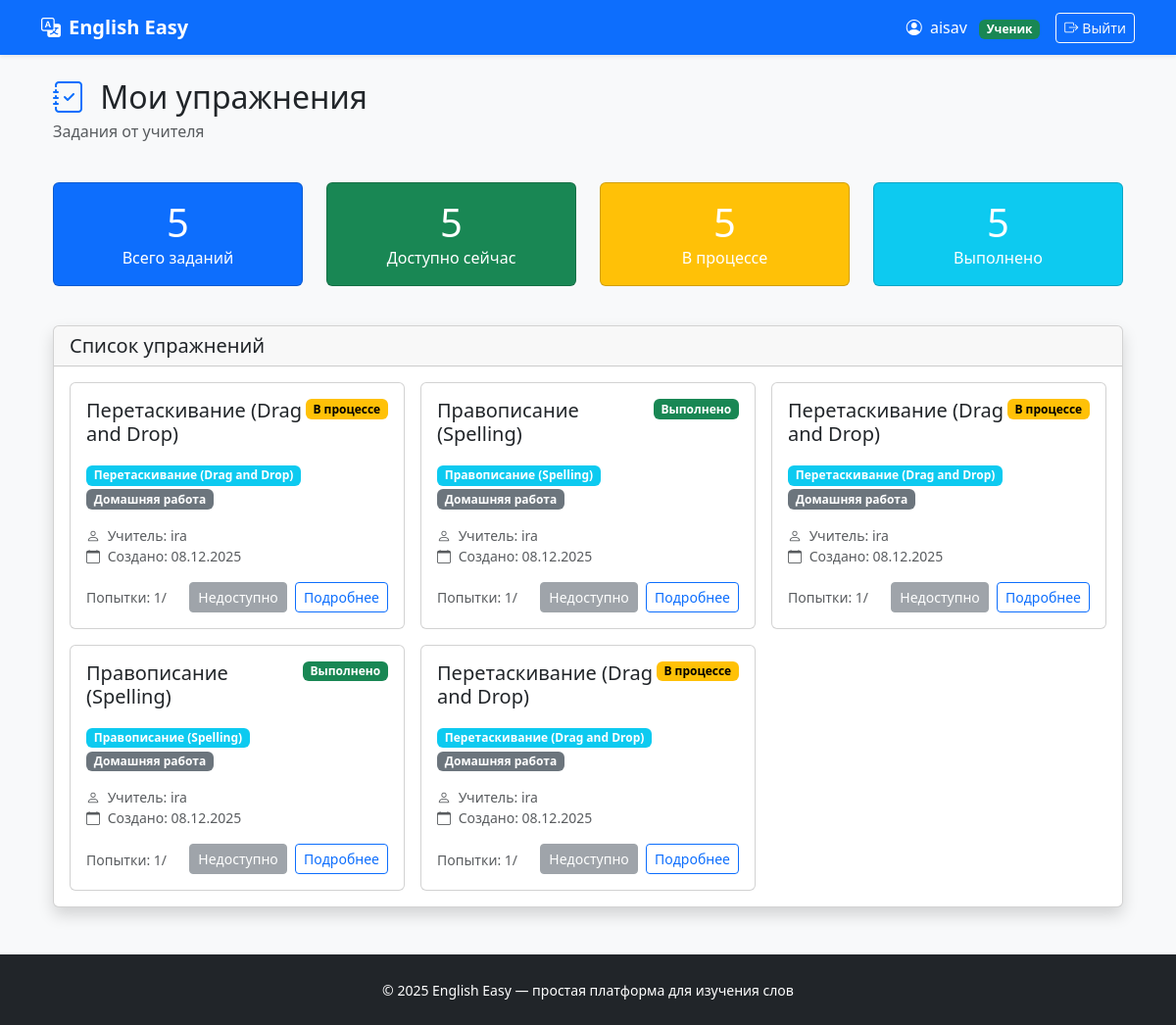
The page /exercises/my/ (signed in) on the database as committed earlier.
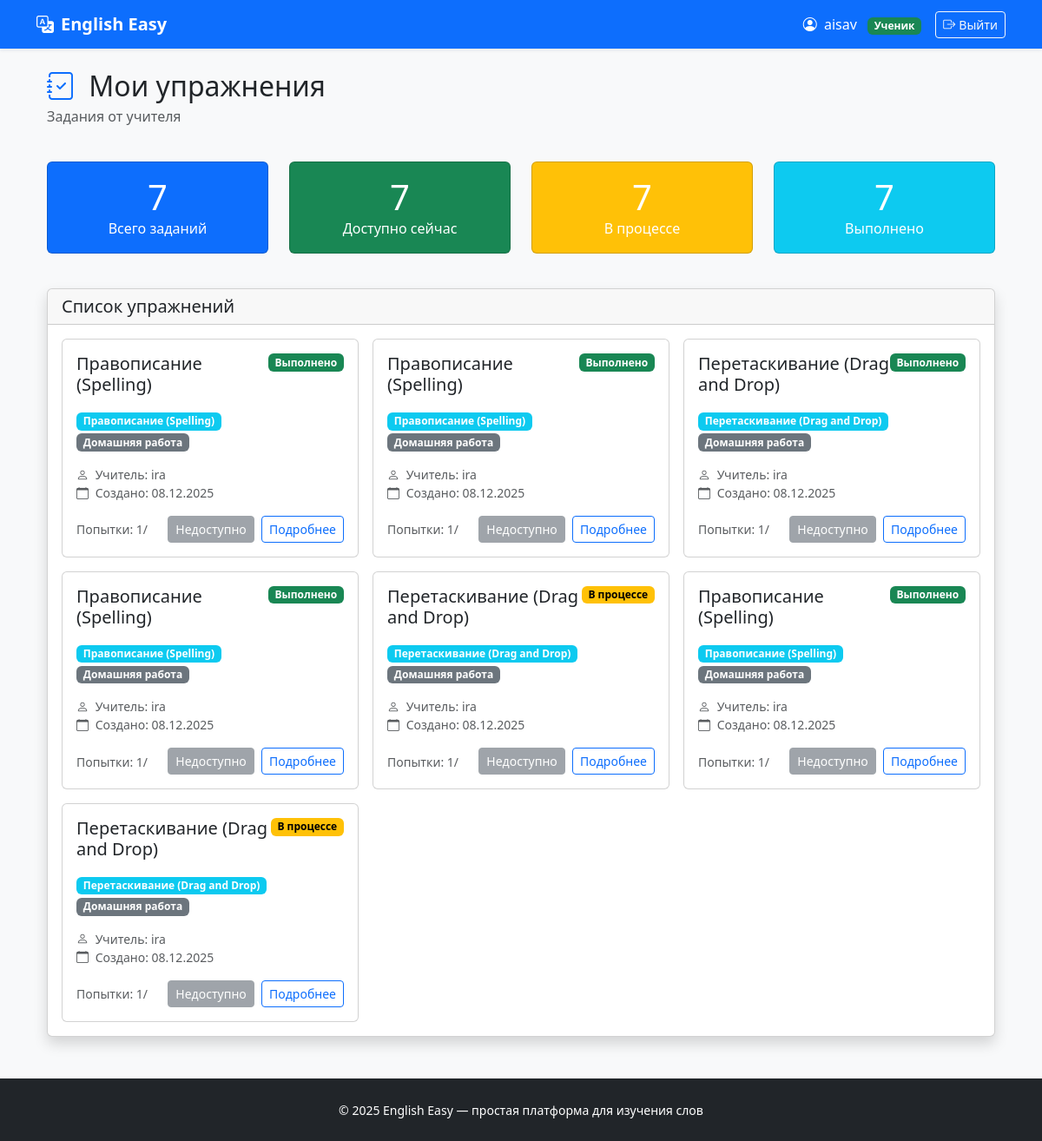
The same page on the database as committed later.
### users/models.py (models this page shows, shortened)
class User(AbstractUser):
    ROLE_CHOICES = (
        ('teacher', 'Учитель'),
        ('student', 'Ученик'),
    )
    role = models.CharField(max_length=10, choices=ROLE_CHOICES, default='student')
    def is_teacher(self):
        return self.role == 'teacher'
    def is_student(self):
        return self.role == 'student'

### exercises/models.py (models this page shows, shortened)
class Exercise(models.Model):
    ASSIGNMENT_TYPE_CHOICES = [
        ('homework', 'Домашняя работа'),
        ('classwork', 'Работа на уроке'),
        ('test', 'Контрольная работа'),
    ]
    STATUS_CHOICES = [
        ('not_started', 'Не начато'),
        ('in_progress', 'В процессе'),
        ('completed', 'Выполнено'),
        ('graded', 'Проверено'),
    ]
    description = models.TextField('Описание', blank=True)
    student = models.ForeignKey(
        settings.AUTH_USER_MODEL,
        on_delete=models.CASCADE,
        related_name='exercises',
        limit_choices_to={'role': 'student'},
        verbose_name='Ученик'
    )
    teacher = models.ForeignKey(
        settings.AUTH_USER_MODEL,
        on_delete=models.CASCADE,
        related_name='created_exercises',
        limit_choices_to={'role': 'teacher'},
        verbose_name='Учитель'
    )
    assignment_type = models.CharField(
        'Тип задания',
        max_length=20,
        choices=ASSIGNMENT_TYPE_CHOICES,
        default='homework'
    )
    status = models.CharField(
        'Статус',
        max_length=20,
        choices=STATUS_CHOICES,
        default='not_started'
    )
    attempts = models.IntegerField('Количество попыток', default=0)
    created_at = models.DateTimeField('Создано', auto_now_add=True)
    updated_at = models.DateTimeField('Обновлено', auto_now=True)
    due_date = models.DateTimeField('Срок выполнения', null=True, blank=True)
    completed_at = models.DateTimeField('Завершено', null=True, blank=True)
    teacher_comment = models.TextField('Комментарий учителя', blank=True)
    exercise_type = models.CharField('Тип упражнения', max_length=50, default='spelling_drag_drop')
    class Meta:
        verbose_name = 'Упражнение'
        verbose_name_plural = 'Упражнения'
        ordering = ['-created_at']
    def is_overdue(self):
        if self.due_date and timezone.now() > self.due_date:
            return True
        return False
    def get_exercise_type_display(self):
        if self.exercise_type == 'spelling_drag_drop':
            try:
                return self.spellingdragdropexercise.get_type_display()
            except SpellingDragDropExercise.DoesNotExist:
                return 'Spelling/Drag & Drop'
        elif self.exercise_type == 'drag_drop':  # ДОБАВИТЬ
            return 'Drag & Drop'
        elif self.exercise_type == 'letter_soup':
            return 'Буквенный суп'
        else:
            return self.exercise_type
    def get_assignment_type_display(self):
        return dict(self.ASSIGNMENT_TYPE_CHOICES).get(self.assignment_type, self.assignment_type)

class SpellingDragDropExercise(models.Model):
    EXERCISE_TYPE_CHOICES = [
        ('spelling', 'Правописание (Spelling)'),
        ('drag_and_drop', 'Перетаскивание (Drag and Drop)'),
    ]
    exercise = models.OneToOneField(
        Exercise,
        on_delete=models.CASCADE,
        related_name='spellingdragdropexercise',
        primary_key=True
    )
    type = models.CharField(
        'Тип упражнения',
        max_length=20,
        choices=EXERCISE_TYPE_CHOICES,
        default='spelling'
    )
    pairs = models.JSONField('Пары слов', default=list)
    shuffle_letters = models.BooleanField('Перемешивать буквы', default=True)
    show_hints = models.BooleanField('Показывать подсказки', default=True)
    class Meta:
        verbose_name = 'Spelling/Drag & Drop упражнение'
        verbose_name_plural = 'Spelling/Drag & Drop упражнения'

### exercises/views.py (the view)
# urls.py: path('my/', views.student_exercises_list, name='my_exercises'),
@login_required
def student_exercises_list(request):
    if not request.user.is_student():
        return redirect('dashboard:home')
    exercises = Exercise.objects.filter(student=request.user)
    return render(request, 'exercises/my.html', {
        'exercises': exercises,
        'now': timezone.now(),
    })

### exercises/templates/exercises/my.html (shortened to what this page needs)
{% extends 'base.html' %}
{% block content %}
<div class="container-fluid">
    <div class="row mb-4">
        <div class="col">
            <h1 class="h2 mb-1">
                <i class="bi bi-journal-check text-primary me-2"></i>
                Мои упражнения
            </h1>
            <p class="text-muted">Задания от учителя</p>
        </div>
    </div>
    <div class="row mb-4">
        <div class="col-md-3 mb-3">
            <div class="card bg-primary text-white">
                <div class="card-body text-center">
                    <div class="h1 mb-0">{{ exercises.count }}</div>
                    <p class="mb-0">Всего заданий</p>
                </div>
            </div>
        </div>
        <div class="col-md-3 mb-3">
            <div class="card bg-success text-white">
                <div class="card-body text-center">
                    <div class="h1 mb-0">{{ exercises|length|default:0 }}</div>
                    <p class="mb-0">Доступно сейчас</p>
                </div>
            </div>
        </div>
        <div class="col-md-3 mb-3">
            <div class="card bg-warning text-white">
                <div class="card-body text-center">
                    <div class="h1 mb-0">{{ exercises.count }}</div>
                    <p class="mb-0">В процессе</p>
                </div>
            </div>
        </div>
        <div class="col-md-3 mb-3">
            <div class="card bg-info text-white">
                <div class="card-body text-center">
                    <div class="h1 mb-0">{{ exercises.count }}</div>
                    <p class="mb-0">Выполнено</p>
                </div>
            </div>
        </div>
    </div>
    <div class="card shadow">
        <div class="card-header">
            <h5 class="mb-0">Список упражнений</h5>
        </div>
        <div class="card-body">
            {% if exercises %}
                <div class="row g-3">
                    {% for exercise in exercises %}
                        <div class="col-md-6 col-lg-4">
                            <div class="card h-100 {% if exercise.is_overdue %}border-danger{% endif %}">
                                <div class="card-body">
                                    <div class="d-flex justify-content-between align-items-start mb-2">
                                        <div>
                                            <h5 class="card-title">{{ exercise.get_exercise_type_display }}</h5>
                                        </div>
                                        <span class="badge bg-{{ exercise.status }}">
                                            {{ exercise.get_status_display }}
                                        </span>
                                    </div>
                                    <div class="mb-3">
                                        <span class="badge bg-info me-1">
                                            {{ exercise.get_exercise_type_display }}
                                        </span>
                                        <span class="badge bg-secondary me-1">
                                            {{ exercise.get_assignment_type_display }}
                                        </span>
                                    </div>
                                    <div class="mb-3">
                                        <small class="text-muted d-block">
                                            <i class="bi bi-person me-1"></i>
                                            Учитель: {{ exercise.teacher.get_full_name|default:exercise.teacher.username }}
                                        </small>
                                        <small class="text-muted d-block">
                                            <i class="bi bi-calendar me-1"></i>
                                            Создано: {{ exercise.created_at|date:"d.m.Y" }}
                                        </small>
                                    </div>
                                    <div class="d-flex justify-content-between align-items-center">
                                        <div>
                                            <small class="text-muted">
                                                Попытки: {{ exercise.attempts }}/{{ exercise.max_attempts }}
                                            </small>
                                        </div>
                                        <div>
                                            {% if exercise.can_attempt %}
                                                <a href="{% url 'exercises:do_exercise' exercise.id %}"
                                                   class="btn btn-sm btn-primary">
                                                    {% if exercise.status == 'not_started' %}
                                                        Начать
                                                    {% else %}
                                                        Продолжить
                                                    {% endif %}
                                                </a>
                                            {% else %}
                                                <button class="btn btn-sm btn-secondary" disabled>
                                                    Недоступно
                                                </button>
                                            {% endif %}
                                            <a href="{% url 'exercises:exercise_detail' exercise.id %}"
                                               class="btn btn-sm btn-outline-primary ms-1">
                                                Подробнее
                                            </a>
                                        </div>
                                    </div>
                                </div>
                            </div>
                        </div>
                    {% endfor %}
                </div>
            {% else %}
                <div class="text-center py-5">
                    <i class="bi bi-journal-x display-1 text-muted mb-3"></i>
                    <h4>Нет заданий</h4>
                    <p class="text-muted">Ваш учитель ещё не создал для вас упражнений</p>
                </div>
            {% endif %}
        </div>
    </div>
</div>
{% endblock %}

### templates/base.html (shortened to what this page needs)
<!DOCTYPE html>
<html lang="ru">
<head>
    <link href="https://cdn.jsdelivr.net/npm/bootstrap@5.3.3/dist/css/bootstrap.min.css" rel="stylesheet">
    <link href="https://cdn.jsdelivr.net/npm/bootstrap-icons@1.11.0/font/bootstrap-icons.css" rel="stylesheet">
</head>
<body>
<nav class="navbar navbar-expand-lg navbar-dark bg-primary shadow-sm">
    <div class="container">
        <a class="navbar-brand fw-bold" href="{% url 'users:home' %}">
            <i class="bi bi-translate me-2"></i>English Easy
        </a>
        <div class="navbar-nav ms-auto align-items-center">
            {% if user.is_authenticated %}
                <span class="text-white me-3">
                    <i class="bi bi-person-circle me-1"></i>
                    {{ user.username }}
                    {% if user.is_teacher %}
                        <span class="badge bg-light text-dark ms-2">Учитель</span>
                    {% else %}
                        <span class="badge bg-success text-white ms-2">Ученик</span>
                    {% endif %}
                </span>
                <form method="post" action="{% url 'users:logout' %}" class="d-inline">
                    <button type="submit" class="btn btn-outline-light btn-sm">
                        <i class="bi bi-box-arrow-right me-1"></i>Выйти
                    </button>
                </form>
            {% else %}
                <a href="{% url 'users:home' %}#login" class="btn btn-outline-light btn-sm">
                    <i class="bi bi-box-arrow-in-right me-1"></i>Вход
                </a>
            {% endif %}
        </div>
    </div>
</nav>
<main class="container mt-4 mb-5">
    {% block content %}
    {% endblock %}
</main>
<footer class="bg-dark text-white py-4 mt-auto">
    <div class="container text-center">
        <small>© 2025 English Easy — простая платформа для изучения слов</small>
    </div>
</footer>
</body>
</html>

### templates/base.html (style rules this page uses)
body { background: #f8f9fa; }
.navbar-brand { font-weight: 800; }

### exercises/templates/exercises/my.html (style rules this page uses)
.bg-in_progress { background-color: #ffc107; color: #000; }
.bg-completed { background-color: #198754; }

Rows that differ between the two databases and show on the page:
added Exercise: exercise_type "Правописание (Spelling)", status "Выполнено", assignment_type "Домашняя работа", teacher.get_full_name "ira", created_at "08.12.2025", attempts "1"
added Exercise: exercise_type "Правописание (Spelling)", status "Выполнено", assignment_type "Домашняя работа", teacher.get_full_name "ira", created_at "08.12.2025", attempts "1"
changed Exercise (number 3 of 7 on the later page): status "В процессе" → "Выполнено"
Other text that changed with them:
{{ exercises.count }}: "5" → "7"
{{ exercises|length|default:0 }}: "5" → "7"
